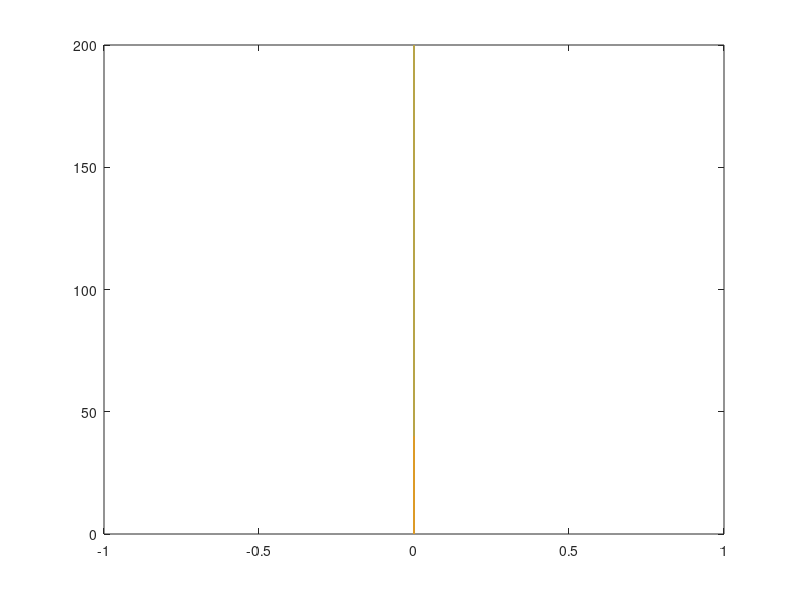

Write the MATLAB code that produced this figure.
divRate = 0.25;
probSym = 0.22;
prolifCoeff = 0.0275;
diffCoeff = 0.0006875;
flakingCoeff = 0.25; % each keratinocyte has a 
asymRate=(divRate*(1-probSym)); % rate of asymmetric division
X = [40, 200]; % stem cell population for this model equilibrium population is equal to prolif rate / diff rate
K = 200; % the keratinocytpe population
runs = 5;
extinctArray = zeros(runs,1);  % array to contain extinction time

for k=1:runs
    N=1000; % Number of jumps
    t=zeros(N,1);  % array containing time
    dt=zeros(N,1); % array containing time intervals
    z=zeros(N,2);  % state variable array (contains population)
    z(2,:)= X;    % initial values input into first array of state variabl array
    for i=2:N
        if z(i-1,1) == 0
            fprintf("Extincition occurred at %d\n", t(i-1));
            extinctArray(k) = t(i-1);
            break
        else
        x=z(i-1,1); % set pop of stem cells as previous size size
        y=z(i-1,2); % set pop of keratinocytes to previous pop
        rates=[prolifRate*x asymRate*x diffRate*x*x flakingCoeff*y]; %set birth and death rates based on current pop
        R=[1,0; 0,1; -1,2; 0,-1]; % set change in pop size for each of the two rates
        lam=sum(rates); % calculate the total rate. Parameter of expo. dist. used to determine next event is the total rate of all possible events
        dt(i-1)= -log(rand)/lam; %set time interval based on the exponenetial distribution
        t(i)=t(i-1)+dt(i-1); %update time array
        rates=rates/lam; %normalise the rates
        reac=1+sum(rand>cumsum(rates)); %determine which event occured based on normalised rates
        z(i,1)=z(i-1,1)+R(:,reac)'; %update pop size based on event that occured
        z(i,2)=z(i-1,2)+R(:,reac)'; %update pop size based on event that occured
        end
    end
    plot(t, z);
    hold on
end

%disp(extinctArray);
%histogram(extinctArray, 'Normalization','probability')
